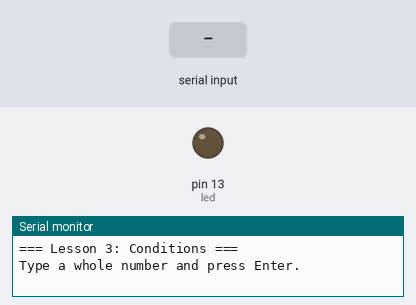
A sketch run on a simulated Arduino Uno, built with avr-gcc and run on an emulated ATmega328P. Parts: output pins drawn as LEDs (lit = HIGH), the last lines printed to the serial monitor. Dashed ring = blinking. Inputs (shaded band) come from the test bench.

Above: at 1.2 s.
1.3 s: "90,45\n" received over Serial
At 1.37 s:
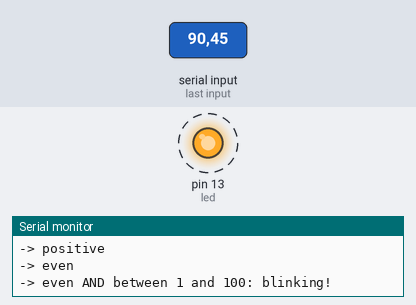
Timing chart, 0 to 4.3 s (numbered marks = the images above; inputs shaded):
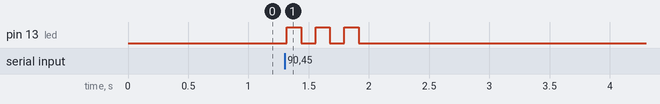

The sketch:

Lesson3_Conditions.ino
```cpp
/*
  Lesson 3 - Conditions & Operators
  GearUp Robotics - Arduino & C++ Starter Lab

  Goal: make the program DECIDE what to do using if/else
  and logic. Type a number into the Serial Monitor and the
  board will sort it for you.
  Hardware: just your Arduino board + USB cable.
  Tip: in the Serial Monitor, set the line ending to "Newline".
*/

const int led = LED_BUILTIN;

void setup() {
  Serial.begin(9600);
  pinMode(led, OUTPUT);
  Serial.println("=== Lesson 3: Conditions ===");
  Serial.println("Type a whole number and press Enter.");
}

void loop() {
  if (Serial.available() > 0) {         // did the user send something?
    int number = Serial.parseInt();     // read it as an integer

    Serial.print("You sent: ");
    Serial.println(number);

    // if / else if / else: only ONE branch runs.
    if (number > 0) {
      Serial.println("-> positive");
    } else if (number < 0) {
      Serial.println("-> negative");
    } else {
      Serial.println("-> zero");
    }

    // % is the modulo operator: the remainder after dividing.
    if (number % 2 == 0) {
      Serial.println("-> even");
    } else {
      Serial.println("-> odd");
    }

    // && means AND, || means OR, ! means NOT.
    bool inRange = (number >= 1 && number <= 100);
    if (inRange && number % 2 == 0) {
      Serial.println("-> even AND between 1 and 100: blinking!");
      for (int i = 0; i < 3; i++) {
        digitalWrite(led, HIGH); delay(120);
        digitalWrite(led, LOW);  delay(120);
      }
    }
    Serial.println();
  }
}
```

Measured:
- after the input at 1.3 s, pin 13 (led): alternates HIGH for 0.12 s and LOW for 0.12 s, 6 changes in all, then stays LOW, starting at once
